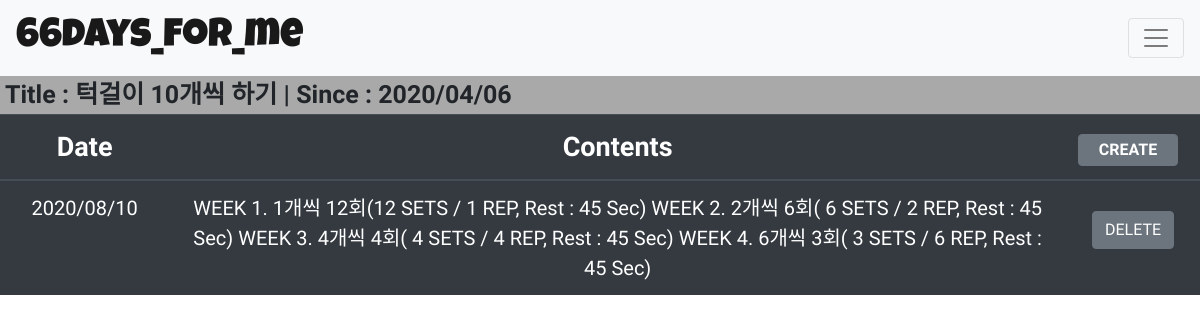
/26/, run on the app's committed database.
### memoApp/models.py (models this page shows)
class Habbit(models.Model):
    habbitName=models.CharField(max_length=13)
    start_datetime=datetime.datetime.now()
    startDate=models.CharField(max_length=30)
    progress=models.CharField(max_length=66)
    finishDate=models.CharField(max_length=30)
    daysCount=models.SmallIntegerField()
    daysFail=models.SmallIntegerField()
    daysSucceed = models.SmallIntegerField()
    give_up=models.BooleanField(default=False)
    givenup_date=models.CharField(max_length=30)

class Memo(models.Model):
    today=datetime.datetime.now()
    date_time=today.strftime('%Y/%m/%d')
    contents=models.TextField()
    habbit=models.ForeignKey(Habbit, on_delete=models.PROTECT)

### memoApp/views.py (the view)
# urls.py: path('<str:habbit_id>/', views.memo, name='memoPage'),
def memo(req, habbit_id):
    go_to_memo=Habbit.objects.get(id=habbit_id)
    memo_list=[]
    habbitId=habbit_id
    for memo in Memo.objects.all():
        if int(habbitId)==int(memo.habbit.id):
            memo_list.append(memo)
    content={'memo_id':go_to_memo, 'memos': memo_list}
    return render(req, 'memoApp/memo.html', content)

### memoApp/templates/memoApp/memo.html (shortened to what this page needs)
<!doctype html>
<html lang="ko">
  <head>
    <link rel="stylesheet" href="https://stackpath.bootstrapcdn.com/bootstrap/4.4.1/css/bootstrap.min.css">
  </head>
  <body style="margin:0px;">
    <div style="margin:0px;" class="navPart">
      <nav class="navbar navbar-light bg-light">
        <a class="navbar-brand" href="/">66days_for_me</a>
        <button class="navbar-toggler" type="button" data-toggle="collapse" data-target="#navbarSupportedContent" aria-controls="navbarSupportedContent" aria-expanded="false" aria-label="Toggle navigation">
          <span class="navbar-toggler-icon"></span>
        </button>
      </nav>
    </div>
    <div style="" class="createPart">
      <b style="margin-left: 5px; font-size:25px; font-family: 'Do Hyeon', sans-serif;">Title : {{ memo_id.habbitName }} | Since : {{ memo_id.startDate }}</b>
    <div style="margin-top:0px;" class="tablePart">
      <table class="table table-dark">
        <thead style="font-family: 'Abel'; font-size: 27px;">
          <tr>
            <th style="width:200px;" scope="col">Date</th>
            <th style="width:1500px;" scope="col">Contents</th>
            <th scope="col">
              <div style="float:right; margin-right:10px;" class="btn-group" role="group" aria-label="Basic example">
                <form action="memoPage/" method="GET">{% csrf_token %}
                  <button value="{{ memo_id.id }}" style="width:100px; margin-top:3px; padding:3px;" type="submit" class="btn btn-secondary"><b>CREATE</b></button>
                </form>
              </div>
            </th>
          </tr>
        </thead>
        <tbody style="font-size:20px; font-family: 'Do Hyeon', sans-serif;">
        {% for memo in memos %}
          <tr>
            <td>{{ memo.date_time }}</td>
            <td>{{ memo.contents }}</td>
            <td style="padding:0px;">
              <form style="height:100px;" action="delete/" method="POST">{% csrf_token %}
                <button style="margin-top:30px; float:center;" type="submit" class="btn btn-secondary">DELETE</button>
              </form>
            </td>
          </tr>
        {% endfor %}
        </tbody>
      </table>
    </div>
  </body>
</html>

### memoApp/templates/memoApp/memo.html (style rules this page uses)
.navbar-brand { font-family: 'Luckiest Guy'; font-size: 40px; margin:0px; padding:0px; }
.createPart { background-color:darkGrey; height:37.5px; font-family:'Do Hyeon', sans-serif; font-size:25px; }
th, td { text-align:center; }

### data on the page
Habbit: habbitName "턱걸이 10개씩 하기", startDate "2020/04/06"
Memo: date_time "2020/08/10", contents "WEEK 1. 1개씩 12회(12 SETS / 1 REP, Rest : 45 Sec) WEEK 2. 2개씩 6회( 6 SETS / 2 REP, Rest : 45 Sec) WEEK 3. 4개씩 4회( 4 SETS / 4 REP, Rest : 45 Sec) WEEK 4. 6개씩 3회( 3 SETS / 6 REP, Rest : 45 Sec)"
